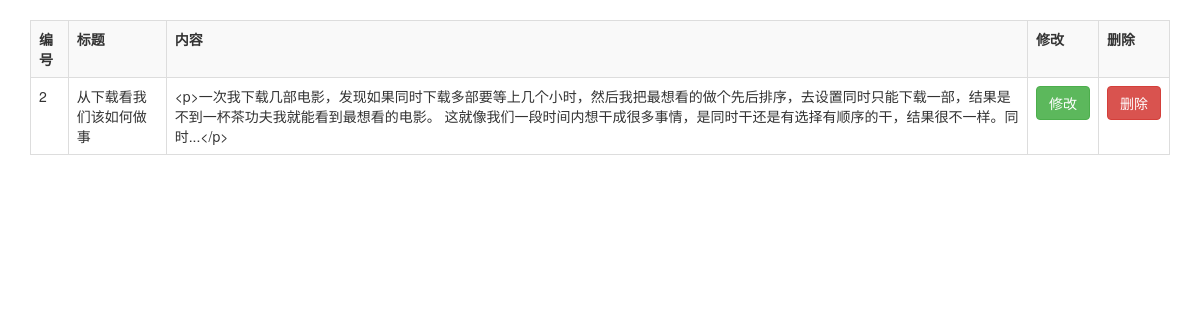
Screenshot of /admin/goodTalk/index.php with the database file from the repository.
### tables this page shows
CREATE TABLE `good_talk` (
  `id` int(11) NOT NULL AUTO_INCREMENT,
  `content` text,
  `title` varchar(255) DEFAULT NULL,
  `time` int(11) DEFAULT NULL,
  PRIMARY KEY (`id`)
);

### admin/goodTalk/index.php (the view, shortened to what this page needs)
<?php
    include '../../public/db.php';
    $sql = "SELECT * FROM good_talk";
	  $smt=$pdo->prepare($sql);
	  $smt->execute();
	  $rows=$smt->fetchAll();
?>
<!doctype html>
<html lang="en">
<head>
	<link rel="stylesheet" href="../../public/bs/css/bootstrap.min.css">
</head>
<body>
	<div class="container">
		 <table class='table table-striped table-hover table-bordered' style="margin-top: 20px">
			<tr>
				<th>编号</th>
				<th>标题</th>
				<th>内容</th>
				<th>修改</th>
				<th>删除</th>
			</tr>
			<?php
				foreach($rows as $row){
					echo "<tr>";
					echo "<td>{$row['id']}</td>";
					echo "<td>{$row['title']}</td>";
					echo "<td>{$row['content']}</td>";
					echo "<td><a href='edit.php?id={$row['id']}' class='btn btn-success'>修改</a></td>";
					echo "<td><a href='delete.php?id={$row['id']}' class='btn btn-danger delete'>删除</a></td>";
					echo "</tr>";
				}
			?>
		</table>
	</div>
</body>
</html>

### rows the page displays
good_talk: id "2", title "从下载看我们该如何做事", content "<p>一次我下载几部电影，发现如果同时下载多部要等上几个小时，然后我把最想看的做个先后排序，去设置同时只能下载一部，结果是不到一杯茶功夫我就能看到最想看的电影。 这就像我们一段时间内想干成很多事情，是同时干还是有选择有顺序的干，结果很不一样。同时...</p>"
